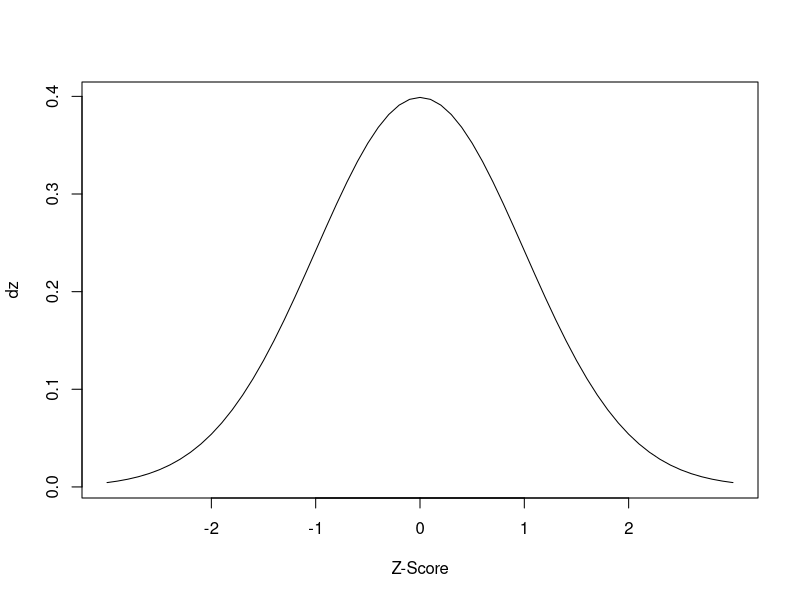

The R script that drew this image:
## ---- chunk 1
knitr::opts_chunk$set(echo = TRUE)
## ---- chunk 2
wrong = 18-10/7
wrong
right = (18-10)/7
right
## ---- chunk 3
incorrect = (100-200*300/4)/(300-120^2/4)*(220-320^2/4)
correct = (100-(200*300/4)/(300-((120^2)/4)*(220-((320^2)/4))))
incorrect
correct
diff = incorrect-correct
diff

## ---- chunk 4
z=seq(-3,3,by=.1)
dz=dnorm(z)
plot(dz,type="l",xaxt="n",xlab="Z-Score")
axis(1, at=which(dz == dnorm(0)), labels=c(0))
axis(1, at=which(dz == dnorm(1)), labels=c(-1, 1))
axis(1, at=which(dz == dnorm(2)), labels=c(-2, 2))
## ---- chunk 5

